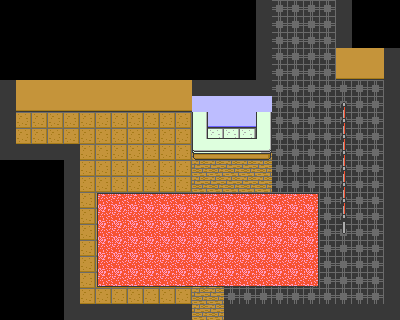

A level layout from a 2D game, rendered from its tile map. Below: a short description, then the map file with tile-grid data replaced by summaries:
An orthogonal 25x20 tile map with 16x16 px tiles, 7 tile layers (GBOX, Background, Carpet, Tables, ...), 4 tilesets and 3 objects.

<map version="1.10" tiledversion="1.11.0" orientation="orthogonal" renderorder="right-down" width="25" height="20" tilewidth="16" tileheight="16" infinite="0" nextlayerid="12" nextobjectid="7">
 <tileset firstgid="1" source="../../Placeholder/tileset/Debug.tsx" />
 <tileset firstgid="11" source="../../Tilesets/Indoor/Portafence.tsx" />
 <tileset firstgid="23" source="../../Tilesets/Indoor/Office.tsx" />
 <tileset firstgid="103" source="../../Tilesets/Outdoor/SpaceElevatorIndustrial.tsx" />
 <layer id="1" name="GBOX" width="25" height="20">
  <properties>
   <property name="unity:SortingLayer" value="Background" />
  </properties>
  <data>[500 cells, 366 non-empty, 2 distinct tile ids]</data>
 </layer>
 <group id="3" name="Graphics">
  <group id="6" name="Background">
   <layer id="7" name="Background" width="25" height="20">
    <properties>
     <property name="unity:SortingLayer" value="Background" />
    </properties>
    <data>[500 cells, 361 non-empty, 9 distinct tile ids]</data>
   </layer>
   <layer id="8" name="Carpet" width="25" height="20">
    <properties>
     <property name="unity:SortingLayer" value="Background" />
    </properties>
    <data>[500 cells, 58 non-empty, 11 distinct tile ids]</data>
   </layer>
  </group>
  <group id="9" name="Midground Props">
   <layer id="10" name="Tables" width="25" height="20">
    <properties>
     <property name="unity:SortingLayer" value="Background" />
    </properties>
    <data>[500 cells, 7 non-empty, 5 distinct tile ids]</data>
   </layer>
   <layer id="11" name="Tabletops" width="25" height="20">
    <properties>
     <property name="unity:SortingLayer" value="Foreground" />
    </properties>
    <data>[500 cells, 5 non-empty, 3 distinct tile ids]</data>
   </layer>
   <layer id="4" name="Fence Bases" width="25" height="20">
    <data>[500 cells, 8 non-empty, 1 distinct tile ids]</data>
   </layer>
   <layer id="5" name="FenceTop" width="25" height="20">
    <properties>
     <property name="unity:SortingLayer" value="Foreground" />
    </properties>
    <data>[500 cells, 8 non-empty, 3 distinct tile ids]</data>
   </layer>
  </group>
 </group>
 <objectgroup id="2" name="Collisions">
  <object id="2" x="272" y="0">
   <polygon points="0,0 0,160 -80,160 -80,112 -256,112 -256,144 -192,144 -192,304 -80,304 -80,320 -208,320 -208,160 -272,160 -272,80 -16,80 -16,0" />
  </object>
  <object id="3" x="336" y="0">
   <polygon points="0,0 64,0 64,320 -112,320 -112,304 48,304 48,80 0,80" />
  </object>
  <object id="6" x="340" y="112" width="8" height="124" />
 </objectgroup>
</map>
